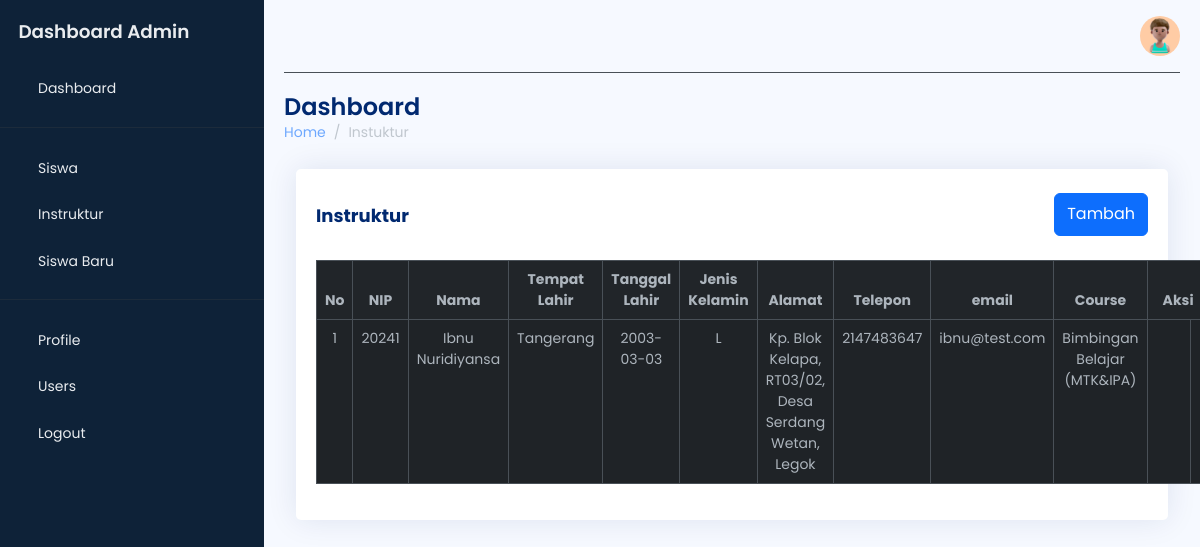
The page /admin/instruktur/index.php (signed in) on the database its author committed.
### tables this page shows
CREATE TABLE `instruktur` (
  `id` int(11) NOT NULL,
  `nip` int(25) NOT NULL,
  `nama` varchar(50) NOT NULL,
  `tempat_lahir` char(50) NOT NULL,
  `tanggal_lahir` date NOT NULL,
  `jk` enum('L','P') NOT NULL,
  `alamat` varchar(255) NOT NULL,
  `telepon` int(15) NOT NULL,
  `email` varchar(255) NOT NULL,
  `course_id` int(11) NOT NULL
);

CREATE TABLE `course` (
  `id` int(11) NOT NULL,
  `nama` varchar(50) NOT NULL,
  `deskripsi` varchar(255) NOT NULL
);

### admin/instruktur/index.php (the view, shortened to what this page needs)
<?php
require_once '../../config.php';
?>
<!DOCTYPE html>
<html lang="en" data-bs-theme="dark">
<head>
    <link rel="stylesheet" href="https://cdn.jsdelivr.net/npm/bootstrap@5.3.0-alpha2/dist/css/bootstrap.min.css" />
    <link href="https://cdn.lineicons.com/4.0/lineicons.css" rel="stylesheet" />
    <link rel="stylesheet" href="https://cdn.jsdelivr.net/npm/sweetalert2@11/dist/sweetalert2.min.css">
    <link rel="stylesheet" href="../assets/css/style.css" />
</head>
<body>
    <div class="wrapper">
        <?php include '../template/sidebar.php'; ?>
        <main id="main" class="main">
            <?php include '../template/navbar.php'; ?>
            <div class="pagetitle">
                <h1>Dashboard</h1>
                <nav>
                    <ol class="breadcrumb">
                        <li class="breadcrumb-item"><a href="index.html">Home</a></li>
                        <li class="breadcrumb-item active">Instuktur</li>
                    </ol>
                </nav>
            </div>
            <section class="section dashboard">
                <div class="container">
                    <div class="row">
                        <div class="col">
                            <div class="card">
                                <div class="card-body">
                                    <div class="d-flex justify-content-between">
                                        <h5 class="card-title mt-3 fw-bold">Instruktur</h5>
                                        <button class="btn btn-primary mt-4 mb-4" style="height: 43px;" data-bs-toggle="modal" data-bs-target="#exampleModal">Tambah</button>
                                    </div>
                                    <table class="table table-bordered table-striped text-center">
                                        <thead>
                                            <tr>
                                                <th scope="col">No</th>
                                                <th scope="col">NIP</th>
                                                <th scope="col">Nama</th>
                                                <th scope="col">Tempat Lahir</th>
                                                <th scope="col">Tanggal Lahir</th>
                                                <th scope="col">Jenis Kelamin</th>
                                                <th scope="col">Alamat</th>
                                                <th scope="col">Telepon</th>
                                                <th scope="col">email</th>
                                                <th scope="col">Course</th>
                                                <th scope="col" colspan="2">Aksi</th>
                                            </tr>
                                        </thead>
                                        <tbody>
                                            <?php
                                            $sql = "SELECT instruktur.id, instruktur.nip, instruktur.nama, instruktur.tempat_lahir, instruktur.tanggal_lahir, instruktur.jk, instruktur.alamat, instruktur.telepon, instruktur.email, course.nama AS course_nama FROM instruktur LEFT JOIN course ON instruktur.course_id = course.id";
                                            $result = $conn->query($sql);
                                            if ($result->num_rows > 0) {
                                                $no = 1;
                                                while ($row = $result->fetch_assoc()) {
                                                    echo "<tr>";
                                                    echo "<td>" . $no++ . "</td>";
                                                    echo "<td>" . htmlspecialchars($row['nip']) . "</td>";
                                                    echo "<td>" . htmlspecialchars($row['nama']) . "</td>";
                                                    echo "<td>" . htmlspecialchars($row['tempat_lahir']) . "</td>";
                                                    echo "<td>" . htmlspecialchars($row['tanggal_lahir']) . "</td>";
                                                    echo "<td>" . htmlspecialchars($row['jk']) . "</td>";
                                                    echo "<td>" . htmlspecialchars($row['alamat']) . "</td>";
                                                    echo "<td>" . htmlspecialchars($row['telepon']) . "</td>";
                                                    echo "<td>" . htmlspecialchars($row['email']) . "</td>";
                                                    echo "<td>" . htmlspecialchars($row['course_nama']) . "</td>";
                                                    echo "<td>
                                                            <button class='btn btn-link edit-btn' data-bs-toggle='modal' data-bs-target='#editModal'
                                                                    data-instructor-id='" . $row['id'] . "'
                                                                    data-nip='" . htmlspecialchars($row['nip']) . "'
                                                                    data-nama='" . htmlspecialchars($row['nama']) . "'
                                                                    data-tempat-lahir='" . htmlspecialchars($row['tempat_lahir']) . "'
                                                                    data-tanggal-lahir='" . htmlspecialchars($row['tanggal_lahir']) . "'
                                                                    data-jk='" . htmlspecialchars($row['jk']) . "'
                                                                    data-alamat='" . htmlspecialchars($row['alamat']) . "'
                                                                    data-telepon='" . htmlspecialchars($row['telepon']) . "'
                                                                    data-email='" . htmlspecialchars($row['email']) . "'
                                                                    data-course-nama='" . htmlspecialchars($row['course_nama']) . "'>
                                                                <i class='lni lni-pencil-alt'></i>
                                                            </button>
                                                        </td>";
                                                    echo "<td>
                                                            <form action='' method='POST' class='delete-form' style='display: inline;'>
                                                                <input type='hidden' name='instructor_id' value='" . $row['id'] . "'>
                                                                <input type='hidden' name='delete_instructor' value='1'>
                                                                <button type='button' class='btn btn-link text-danger p-0 m-0 delete-btn'>
                                                                    <i class='lni lni-trash-can text-danger'></i>
                                                                </button>
                                                            </form>
                                                        </td>";
                                                    echo "</tr>";
                                                }
                                            } else {
                                                echo "<tr><td colspan='11'>No Instruktur found</td></tr>";
                                            }
                                            ?>
                                        </tbody>
                                    </table>
                                </div>
                            </div>
                        </div>
                    </div>
                </div>
            </section>
        </main>
    </div>
</body>
</html>

### admin/assets/css/style.css (style rules this page uses)
body { font-family: "Poppins", sans-serif; font-size: 0.875rem; opacity: 1; overflow-y: scroll; background: #f6f9ff; color: #444444; }
a { cursor: pointer; text-decoration: none; font-family: "Poppins", sans-serif; }
li { list-style: none; }
.wrapper { align-items: stretch; display: flex; width: 100%; }
.main { display: flex; flex-direction: column; min-height: 100vh; min-width: 0; overflow: hidden; transition: all 0.35s ease-in-out; width: 100%; padding: 0 20px 30px; }
.pagetitle { margin-bottom: 10px; margin-top: 20px; }
.pagetitle h1 { font-size: 24px; margin-bottom: 0; font-weight: 600; color: #012970; }
.card { margin-bottom: 30px; border: none; background-color: white; border-radius: 5px; box-shadow: 0px 0 30px rgba(1, 41, 112, 0.1); }
.card-title { padding: 20px 0 15px 0; font-size: 18px; font-weight: 500; color: #012970; font-family: "Poppins", sans-serif; }
.card-body { padding: 0 20px 20px 20px; }

### rows shown on the page
instruktur: nip "20241", nama "Ibnu Nuridiyansa", tempat_lahir "Tangerang", tanggal_lahir "2003-03-03", jk "L", alamat "Kp. Blok Kelapa, RT03/02, Desa Serdang Wetan, Legok", telepon "2147483647", email "ibnu@test.com", course.nama "Bimbingan Belajar (MTK&IPA)"
